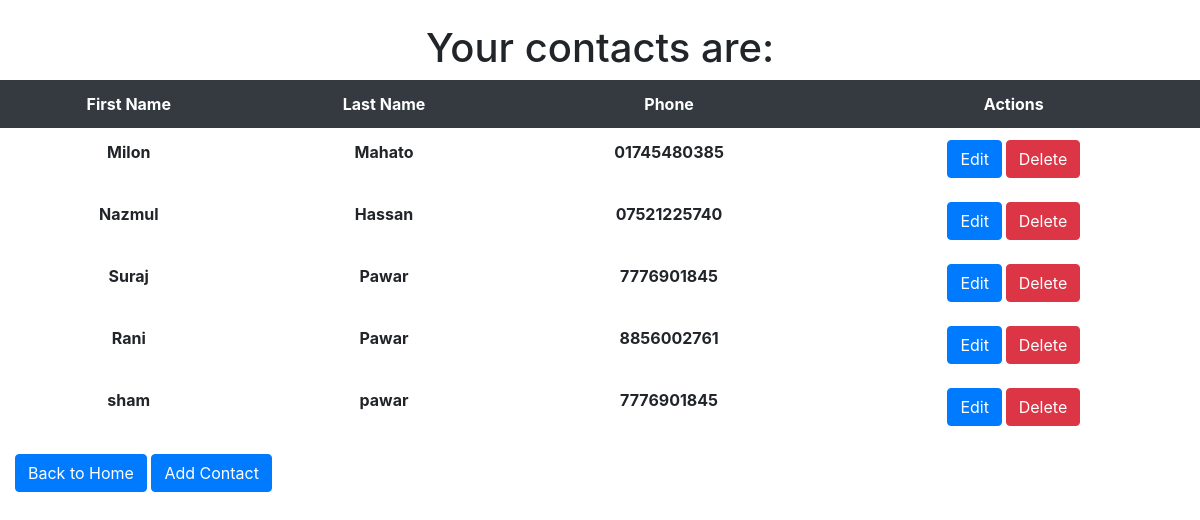
/contacts/, run on the app's committed database.
### Contacts/models.py (models this page shows)
class People(models.Model):
    first_name = models.CharField(max_length=200)
    last_name = models.CharField(max_length=200, blank=True)
    phone = models.CharField(max_length=30)
    email = models.EmailField(blank=True)

### Contacts/views.py (the view)
# urls.py: path('', views.view_contacts, name='contacts'),
def view_contacts(request):
    people = People.objects.all()
    context = {'people': people}
    return render(request, 'contacts/views.html', context)

### templates/contacts/views.html (shortened to what this page needs)
{% extends 'base.html' %}
{% block body %}
    <h1>Your contacts are:</h1>
    <table class="table table-hover table-borderless">
        <thead class="thead-dark">
            <tr>
                <th>First Name</th>
                <th>Last Name</th>
                <th>Phone</th>
                <th>Actions</th>
            </tr>
        </thead>
        <tbody>
            {% for person in people %}
                <tr>
                    <th>{{ person.first_name }}</th>
                    <th>{{ person.last_name }}</th>
                    <th>{{ person.phone }}</th>
                    <th>
                        <a class="btn btn-primary" href="{% url 'edit-contact' person.id %}">Edit</a>
                        <a class="btn btn-danger" href="{% url 'delete-contact' person.id %}">Delete</a>
                    </th>
                </tr>
            {% endfor %}
        </tbody>
    </table>
    <dev class="container">
        <a class="btn btn-primary" href="{% url 'home' %}">Back to Home</a>
        <a class="btn btn-primary" href="{% url 'add-contact' %}">Add Contact</a>
    </dev>
{% endblock %}

### templates/base.html (shortened to what this page needs)
{% load static %}
<!DOCTYPE html>
<html lang="en">
    <head>
        <link href="{% static 'css/bootstrap.min.css' %}" rel="stylesheet">
        <link href="{% static 'css/bootstrap.css' %}" rel="stylesheet">
    </head>
    <body>
        <dev class="container text-lg-center">
            {% block body %}
            {% endblock %}
        </dev>
    </body>
</html>

### data on the page
People: first_name "Milon", last_name "Mahato", phone "01745480385"
People: first_name "Nazmul", last_name "Hassan", phone "07521225740"
People: first_name "Suraj", last_name "Pawar", phone "7776901845"
People: first_name "Rani", last_name "Pawar", phone "8856002761"
People: first_name "sham", last_name "pawar", phone "7776901845"
